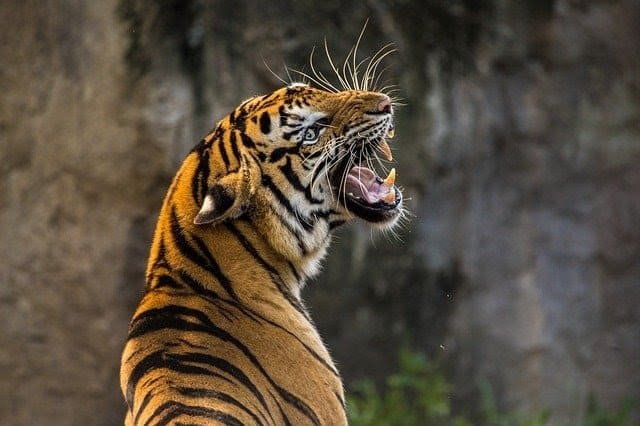
#> input picture Day6/image_1.jpg, 640 x 426 px
$ python histogram.py
#> lines starting #> are read from the running program, lines starting #| are printed output that depends on the picture
import cv2
import numpy as np

img = cv2.imread('image_1.jpg',0)
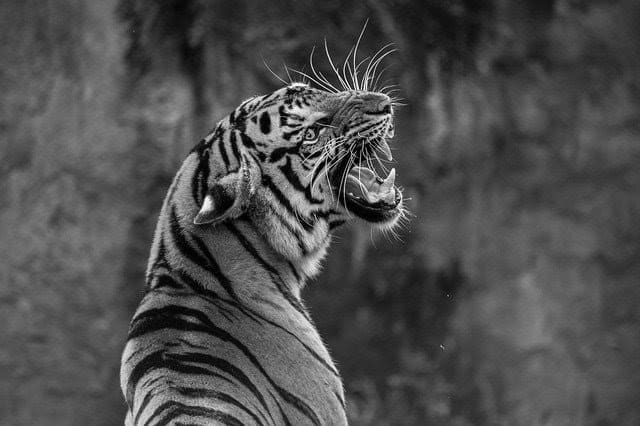
#> img: shape (426, 640); min 0, max 255, mean 77.5
equalized_img = cv2.equalizeHist(img)
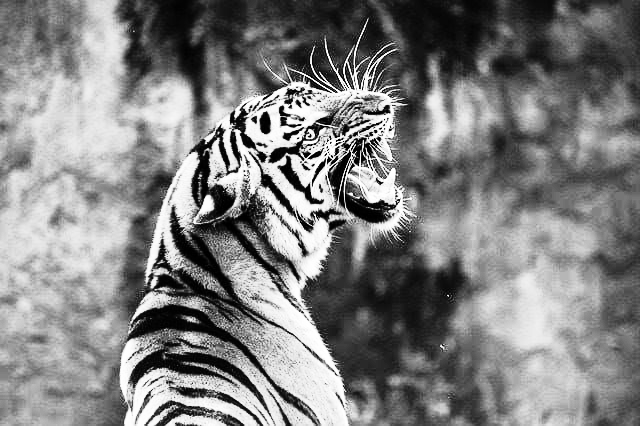
#> equalized_img: shape (426, 640); min 0, max 255, mean 128.5
cv2.imshow('Original Image', img)
cv2.imshow('Histogram Equalization', equalized_img)
cv2.waitKey(0)
cv2.destroyAllWindows()
cv2.imwrite('equalized_image.jpg', equalized_img)
